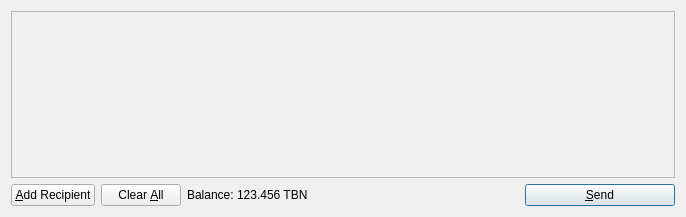
<?xml version="1.0" encoding="UTF-8"?>
<ui version="4.0">
 <class>SendCoinsDialog</class>
 <widget class="QDialog" name="SendCoinsDialog">
  <property name="geometry">
   <rect>
    <x>0</x>
    <y>0</y>
    <width>686</width>
    <height>217</height>
   </rect>
  </property>
  <property name="windowTitle">
   <string>Send Coins</string>
  </property>
 
  <layout class="QVBoxLayout" name="verticalLayout">
   <item>
    <widget class="QScrollArea" name="scrollArea">
     <property name="widgetResizable">
      <bool>true</bool>
     </property>
     <widget class="QWidget" name="scrollAreaWidgetContents">
      <property name="geometry">
       <rect>
        <x>0</x>
        <y>0</y>
        <width>660</width>
        <height>149</height>
       </rect>
      </property>
      <layout class="QVBoxLayout" name="verticalLayout_2">
       <property name="leftMargin">
        <number>0</number>
       </property>
       <property name="topMargin">
        <number>0</number>
       </property>
       <property name="rightMargin">
        <number>0</number>
       </property>
       <property name="bottomMargin">
        <number>0</number>
       </property>
       <item>
        <layout class="QVBoxLayout" name="entries">
         <property name="spacing">
          <number>6</number>
         </property>
        </layout>
       </item>
       <item>
        <spacer name="verticalSpacer">
         <property name="orientation">
          <enum>Qt::Vertical</enum>
         </property>
         <property name="sizeHint" stdset="0">
          <size>
           <width>20</width>
           <height>40</height>
          </size>
         </property>
        </spacer>
       </item>
      </layout>
     </widget>
    </widget>
   </item>
   <item>
    <layout class="QHBoxLayout" name="horizontalLayout">
     <item>
      <widget class="QPushButton" name="addButton">
       <property name="toolTip">
        <string>Send to multiple recipients at once</string>
       </property>
       <property name="text">
        <string>&amp;Add Recipient</string>
       </property>
       <property name="icon">
        <iconset resource="../bitcoin.qrc">
         <normaloff>:/icons/add</normaloff>:/icons/add</iconset>
       </property>
       <property name="autoDefault">
        <bool>false</bool>
       </property>
      </widget>
     </item>
     <item>
      <widget class="QPushButton" name="clearButton">
       <property name="sizePolicy">
        <sizepolicy hsizetype="Minimum" vsizetype="Fixed">
         <horstretch>0</horstretch>
         <verstretch>0</verstretch>
        </sizepolicy>
       </property>
       <property name="toolTip">
        <string>Remove all transaction fields</string>
       </property>
       <property name="text">
        <string>Clear &amp;All</string>
       </property>
       <property name="icon">
        <iconset resource="../bitcoin.qrc">
         <normaloff>:/icons/remove</normaloff>:/icons/remove</iconset>
       </property>
       <property name="autoRepeatDelay">
        <number>300</number>
       </property>
       <property name="autoDefault">
        <bool>false</bool>
       </property>
      </widget>
     </item>
     <item>
      <layout class="QHBoxLayout" name="horizontalLayout_2">
       <property name="spacing">
        <number>3</number>
       </property>
       <item>
        <widget class="QLabel" name="label">
         <property name="text">
          <string>Balance:</string>
         </property>
        </widget>
       </item>
       <item>
        <widget class="QLabel" name="labelBalance">
         <property name="cursor">
          <cursorShape>IBeamCursor</cursorShape>
         </property>
         <property name="text">
          <string>123.456 TBN</string>
         </property>
         <property name="textInteractionFlags">
          <set>Qt::LinksAccessibleByMouse|Qt::TextSelectableByKeyboard|Qt::TextSelectableByMouse</set>
         </property>
        </widget>
       </item>
      </layout>
     </item>
     <item>
      <spacer name="horizontalSpacer">
       <property name="orientation">
        <enum>Qt::Horizontal</enum>
       </property>
       <property name="sizeHint" stdset="0">
        <size>
         <width>40</width>
         <height>20</height>
        </size>
       </property>
      </spacer>
     </item>
     <item>
      <widget class="QPushButton" name="sendButton">
       <property name="minimumSize">
        <size>
         <width>150</width>
         <height>0</height>
        </size>
       </property>
       <property name="toolTip">
        <string>Confirm the send action</string>
       </property>
       <property name="text">
        <string>&amp;Send</string>
       </property>
       <property name="icon">
        <iconset resource="../bitcoin.qrc">
         <normaloff>:/icons/send</normaloff>:/icons/send</iconset>
       </property>
       <property name="default">
        <bool>true</bool>
       </property>
      </widget>
     </item>
    </layout>
   </item>
  </layout>
 </widget>
 <resources>
  <include location="../bitcoin.qrc"/>
 </resources>
 <connections/>
</ui>
